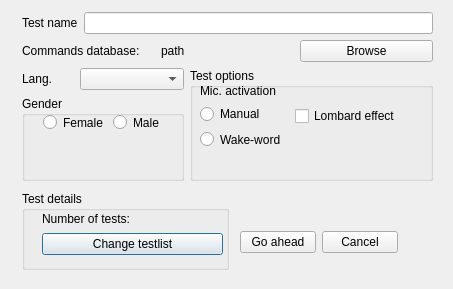
<?xml version="1.0" encoding="UTF-8"?>
<ui version="4.0">
 <class>Dialog</class>
 <widget class="QDialog" name="Dialog">
  <property name="geometry">
   <rect>
    <x>0</x>
    <y>0</y>
    <width>453</width>
    <height>289</height>
   </rect>
  </property>
  <property name="minimumSize">
   <size>
    <width>453</width>
    <height>289</height>
   </size>
  </property>
  <property name="maximumSize">
   <size>
    <width>453</width>
    <height>289</height>
   </size>
  </property>
  <property name="windowTitle">
   <string>Dialog</string>
  </property>
  <widget class="QGroupBox" name="groupBox_3">
   <property name="geometry">
    <rect>
     <x>22</x>
     <y>191</y>
     <width>207</width>
     <height>79</height>
    </rect>
   </property>
   <property name="title">
    <string>Test details</string>
   </property>
   <widget class="QWidget" name="">
    <property name="geometry">
     <rect>
      <x>20</x>
      <y>20</y>
      <width>181</width>
      <height>44</height>
     </rect>
    </property>
    <layout class="QVBoxLayout" name="verticalLayout_7">
     <item>
      <widget class="QLabel" name="label_5">
       <property name="text">
        <string>Number of tests: </string>
       </property>
      </widget>
     </item>
     <item>
      <widget class="QPushButton" name="pushButton_2">
       <property name="text">
        <string>Change testlist</string>
       </property>
      </widget>
     </item>
    </layout>
   </widget>
  </widget>
  <widget class="QWidget" name="layoutWidget">
   <property name="geometry">
    <rect>
     <x>240</x>
     <y>230</y>
     <width>158</width>
     <height>25</height>
    </rect>
   </property>
   <layout class="QHBoxLayout" name="horizontalLayout_2">
    <item>
     <widget class="QPushButton" name="submitButton">
      <property name="text">
       <string>Go ahead</string>
      </property>
     </widget>
    </item>
    <item>
     <widget class="QPushButton" name="pushButton_3">
      <property name="text">
       <string>Cancel</string>
      </property>
     </widget>
    </item>
   </layout>
  </widget>
  <widget class="QWidget" name="">
   <property name="geometry">
    <rect>
     <x>22</x>
     <y>40</y>
     <width>411</width>
     <height>141</height>
    </rect>
   </property>
   <layout class="QVBoxLayout" name="verticalLayout_4" stretch="1,3">
    <item>
     <layout class="QHBoxLayout" name="horizontalLayout_7">
      <item>
       <widget class="QLabel" name="label_2">
        <property name="text">
         <string>Commands database:</string>
        </property>
       </widget>
      </item>
      <item>
       <widget class="QLabel" name="databaseLabel">
        <property name="text">
         <string>path</string>
        </property>
       </widget>
      </item>
      <item>
       <widget class="QPushButton" name="pushButton">
        <property name="text">
         <string>Browse</string>
        </property>
       </widget>
      </item>
     </layout>
    </item>
    <item>
     <layout class="QHBoxLayout" name="horizontalLayout_6" stretch="2,3">
      <item>
       <layout class="QVBoxLayout" name="verticalLayout_2">
        <item>
         <layout class="QHBoxLayout" name="horizontalLayout_5" stretch="1,2">
          <item>
           <widget class="QLabel" name="label_3">
            <property name="text">
             <string>Lang.</string>
            </property>
           </widget>
          </item>
          <item>
           <widget class="QComboBox" name="langBox">
            <property name="currentIndex">
             <number>-1</number>
            </property>
            <property name="maxCount">
             <number>2147483645</number>
            </property>
           </widget>
          </item>
         </layout>
        </item>
        <item>
         <widget class="QGroupBox" name="groupBox">
          <property name="title">
           <string>Gender</string>
          </property>
          <widget class="QWidget" name="layoutWidget">
           <property name="geometry">
            <rect>
             <x>21</x>
             <y>17</y>
             <width>121</width>
             <height>19</height>
            </rect>
           </property>
           <layout class="QHBoxLayout" name="horizontalLayout">
            <item>
             <widget class="QRadioButton" name="radioButton">
              <property name="text">
               <string>Female</string>
              </property>
             </widget>
            </item>
            <item>
             <widget class="QRadioButton" name="radioButton_2">
              <property name="text">
               <string>Male</string>
              </property>
              <property name="autoExclusive">
               <bool>true</bool>
              </property>
             </widget>
            </item>
           </layout>
          </widget>
         </widget>
        </item>
       </layout>
      </item>
      <item>
       <widget class="QGroupBox" name="groupBox_2">
        <property name="title">
         <string>Test options</string>
        </property>
        <widget class="QWidget" name="layoutWidget">
         <property name="geometry">
          <rect>
           <x>10</x>
           <y>16</y>
           <width>201</width>
           <height>65</height>
          </rect>
         </property>
         <layout class="QHBoxLayout" name="horizontalLayout_3">
          <item>
           <layout class="QVBoxLayout" name="verticalLayout">
            <item>
             <widget class="QLabel" name="label_4">
              <property name="text">
               <string>Mic. activation</string>
              </property>
             </widget>
            </item>
            <item>
             <layout class="QVBoxLayout" name="verticalLayout_3">
              <item>
               <widget class="QRadioButton" name="radioButton_5">
                <property name="text">
                 <string>Manual</string>
                </property>
               </widget>
              </item>
              <item>
               <widget class="QRadioButton" name="radioButton_6">
                <property name="text">
                 <string>Wake-word</string>
                </property>
                <property name="autoExclusive">
                 <bool>true</bool>
                </property>
               </widget>
              </item>
             </layout>
            </item>
           </layout>
          </item>
          <item>
           <widget class="QCheckBox" name="checkBox">
            <property name="text">
             <string>Lombard effect</string>
            </property>
           </widget>
          </item>
         </layout>
        </widget>
       </widget>
      </item>
     </layout>
    </item>
   </layout>
  </widget>
  <widget class="QWidget" name="">
   <property name="geometry">
    <rect>
     <x>22</x>
     <y>12</y>
     <width>411</width>
     <height>22</height>
    </rect>
   </property>
   <layout class="QHBoxLayout" name="horizontalLayout_8">
    <item>
     <widget class="QLabel" name="label">
      <property name="text">
       <string>Test name</string>
      </property>
     </widget>
    </item>
    <item>
     <widget class="QLineEdit" name="nameEdit"/>
    </item>
   </layout>
  </widget>
 </widget>
 <resources/>
 <connections/>
</ui>
